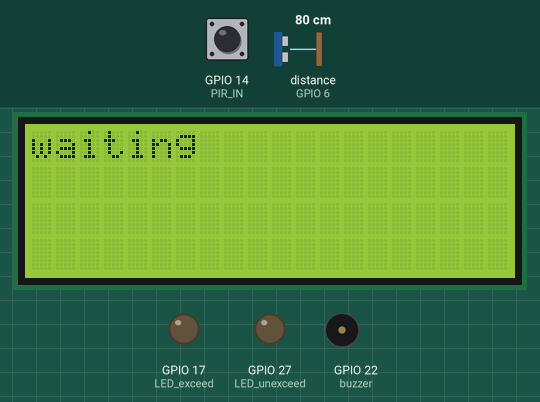
Bench run of a program on a simulated Raspberry Pi (BCM pin numbers). Shown: 20×4 character LCD, output pins drawn as LEDs (lit = HIGH), buzzer (waves = sounding, pin HIGH). The test bench sets the inputs (shaded band); at power-on: GPIO 14 (PIR_IN) HIGH, distance to the obstacle (sensor on GPIO 6) 80 cm. The echo pulse lasts 58.3 µs per cm; the interpreter's speed is modelled, so counts of loop turns are approximate; the clock reads 2024-03-15 10:24:30 at power-on unless the program sets it; pins used as bus, display or sensor lines are not drawn; what the program prints to the terminal is not drawn.

Above: at 1.2 s.
1.3 s: GPIO 14 (PIR_IN) pulsed LOW 5 times (0.12 s each, 0.3 s apart)
At 3.5 s:
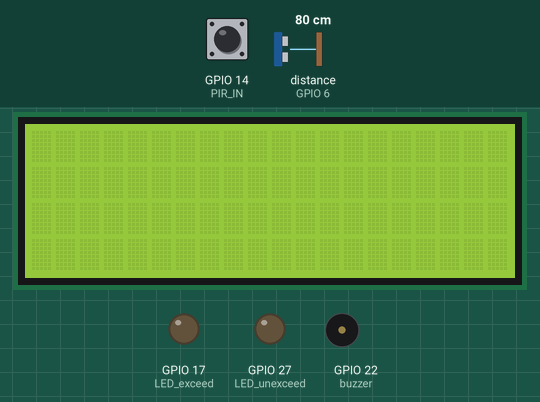
Timing chart, 0 to 5.0 s (numbered marks = the images above; inputs shaded):
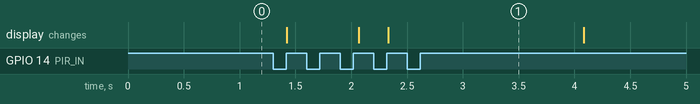

Measured:
- after the input at 1.3 s, the display: changes after 0.12 s (image 1)

The program:

Digital_Infrared_Temperature_Sensor.py
```python
#project
import Adafruit_DHT
import sys
import time
import smbus
import RPi.GPIO as gpio
import requests
#LCD used
sys.modules['smbus'] = smbus
from RPLCD.i2c import CharLCD
lcd = CharLCD('PCF8574', address=0x27, port=1, backlight_enabled=True)
#DHT
DHT_SENSOR = Adafruit_DHT.DHT22
DHT_PIN = 4
#PIR
gpio.setmode(gpio.BCM)
PIR_IN = 14
LED_exceed = 17#left 6
LED_unexceed = 27#left 7
gpio.setup(PIR_IN, gpio.IN, gpio.PUD_UP)#set input
gpio.setup(LED_exceed, gpio.OUT)#set output
gpio.setup(LED_unexceed, gpio.OUT)#set output
gpio.output(LED_exceed,False)
gpio.output(LED_unexceed,False)
#BUZZER
gpio.setup(22, gpio.OUT)
buzzer = gpio.PWM(22, 50)
#ULTRA_SONIC
trigger_pin = 5
echo_pin = 6
gpio.setup(trigger_pin, gpio.OUT)
gpio.setup(echo_pin, gpio.IN)
#WEB
TARGET_URL = 'localhost'

def send_trigger_pulse():
    gpio.output(trigger_pin, True)
    time.sleep(0.001)
    gpio.output(trigger_pin, False)

def wait_for_echo(value, timeout):
    count = timeout
    while gpio.input(echo_pin) != value and count > 0:
        count = count - 1

def get_distance():
    send_trigger_pulse()
    wait_for_echo(True, 5000)
    start = time.time()
    wait_for_echo(False, 5000)
    finish = time.time()
    pulse_len = finish - start
    distance_cm = pulse_len * 340 *100 /2
    return distance_cm

#detect people
def action(channel):
    lcd.clear()
    print("Motion detected")
    distance = get_distance()
    print("distance :", distance)
    if distance <= 15:
        humidity, temperature = Adafruit_DHT.read_retry(DHT_SENSOR, DHT_PIN)
        checked = 0
        if humidity is not None and temperature is not None:
            #terminal
            print("Temp={0:0.1f} ".format(temperature))
            #lcd show information
            #turn on differ led
            if int(temperature) >= 23:
                buzzer.start(10)
                gpio.output(LED_exceed,True)
                gpio.output(LED_unexceed,False)
                buzzer.ChangeFrequency(392)
                time.sleep(1)
                gpio.output(LED_exceed,False)
                buzzer.stop()
                checked = 1
            else :
                gpio.output(LED_exceed,False)
                gpio.output(LED_unexceed,True)
                time.sleep(1)
                gpio.output(LED_unexceed,False)
                checked = 0
            lcd.cursor_pos = (0, 0)
            lcd.clear()
            lcd.write_string("temp: {}".format(temperature))
            r = requests.get('http://{0}/web-jesse/LogRecord_GET.php?TEMP={1}&checked={2}'.format(TARGET_URL,temperature, checked))
            print("Server Return Code :", r.status_code)
            time.sleep(1)
            lcd.clear()
        else:
            print("Failed to retrieve data from sensor")
        lcd.clear()
    else:
        print("distance is too far!")
try:
    gpio.add_event_detect(PIR_IN, gpio.RISING, callback=action, bouncetime=200)
    while True:
        print("waiting the person passed by")
        lcd.clear()
        lcd.cursor_pos = (0, 0)
        lcd.write_string("waiting") #just test
        time.sleep(2)
except:
    gpio.cleanup()
```
